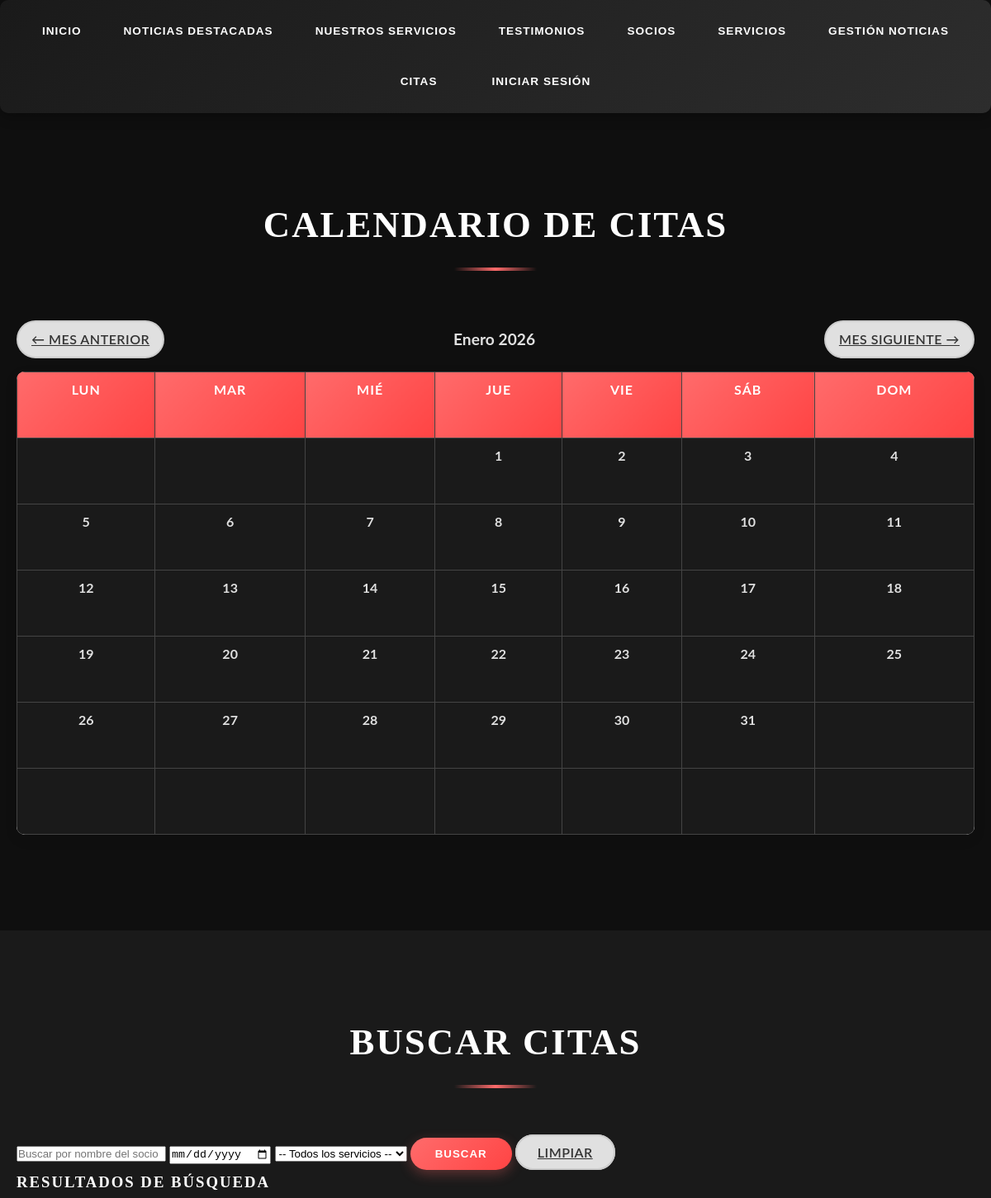
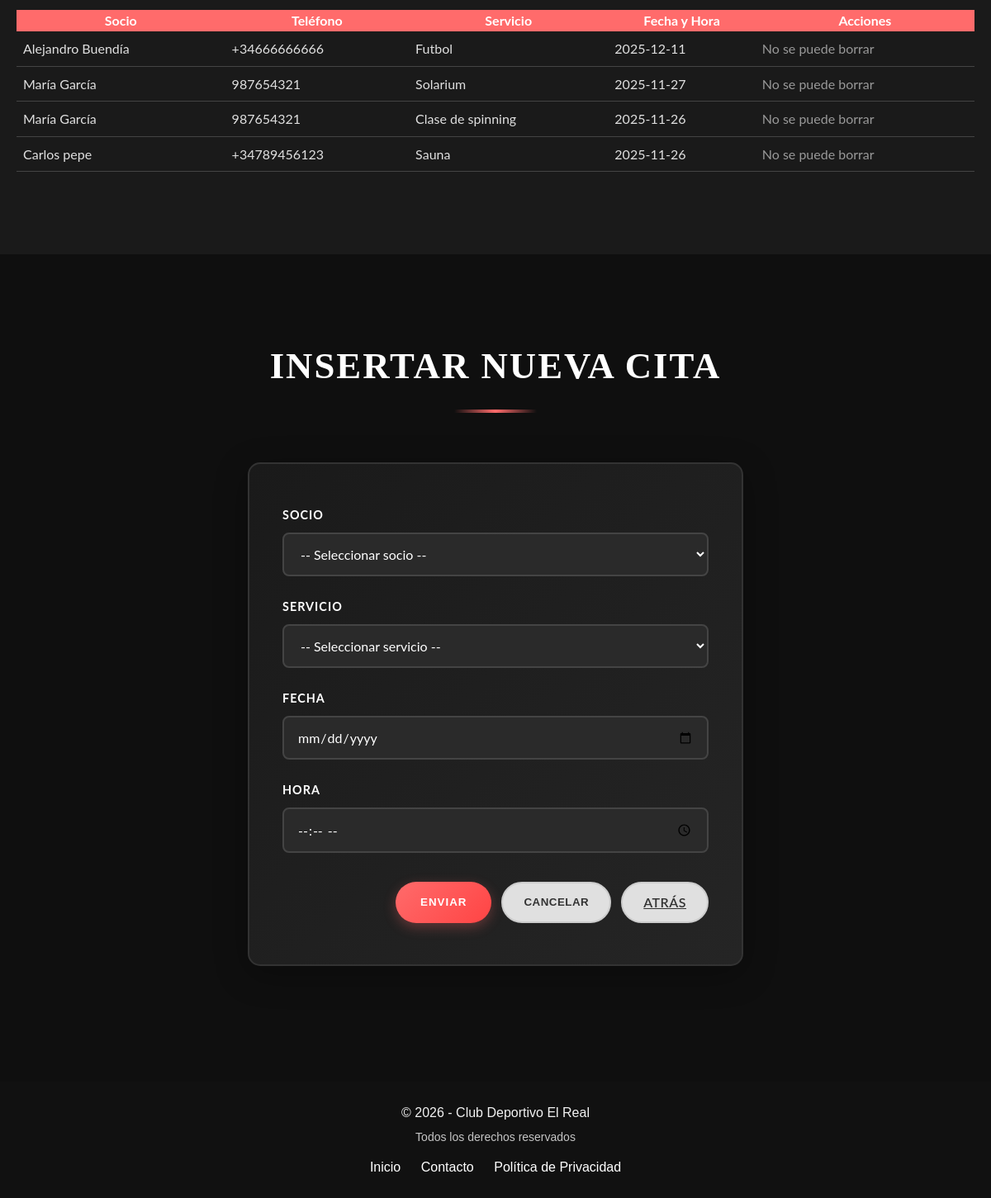
The app's page /app/cita.php (signed in) with its own data (2 pictures, top to bottom).
### tables this page shows
CREATE TABLE IF NOT EXISTS citas
(
    id INT AUTO_INCREMENT PRIMARY KEY,
    id_socio INT NOT NULL,
    id_servicio INT NOT NULL,
    fecha_cita DATE NOT NULL,
    hora_cita TIME NOT NULL, 
    FOREIGN KEY (id_socio) REFERENCES usuarios(id) 
        ON DELETE CASCADE,
    FOREIGN KEY (id_servicio) REFERENCES servicios(id) 
        ON DELETE CASCADE
);

CREATE TABLE
IF NOT EXISTS usuarios
(
    id INT AUTO_INCREMENT PRIMARY KEY,
    nombre VARCHAR(100) NOT NULL,
    edad INT,
    clave VARCHAR(255) NOT NULL,
    rol ENUM('socio','administrador', 'normal') NOT NULL DEFAULT 'socio',
    telefono VARCHAR(20) UNIQUE,
    foto VARCHAR(100),
    fecha_registro TIMESTAMP DEFAULT CURRENT_TIMESTAMP
);

CREATE TABLE IF NOT EXISTS servicios
(
    id INT AUTO_INCREMENT PRIMARY KEY,
    descripcion VARCHAR(255) NOT NULL,
    duracion INT NOT NULL,
    precio DECIMAL(10, 2) NOT NULL
);

### app/cita.php (the view, shortened to what this page needs)
<?php
require_once 'db_config.php';
try {
    $pdo = new PDO("mysql:host=$db_host;dbname=$db_name;charset=utf8mb4", $db_user, $db_password);
    $pdo->setAttribute(PDO::ATTR_ERRMODE, PDO::ERRMODE_EXCEPTION);
} catch (PDOException $e) {
    echo '<p class="error">❌ Error de conexión: ' . htmlspecialchars($e->getMessage()) . '</p>';
    exit;
}
$mes = isset($_GET['mes']) && is_numeric($_GET['mes']) ? (int)$_GET['mes'] : (int)date('m');
$año = isset($_GET['año']) && is_numeric($_GET['año']) ? (int)$_GET['año'] : (int)date('Y');
$citas_agrupadas = [];
?>
<!DOCTYPE html>
<html lang="es">
<head>
    <link rel="stylesheet" href="css/styles.css">
</head>
<body>
<?php include "menu.php"; menu(); ?>
<div class="container2">
    <main>
        <section id="calendario-citas">
            <div class="container">
                <h2>Calendario de Citas</h2>
                <div class="calendar-nav">
                    <a href="cita.php?mes=<?php echo $mes - 1; ?>&año=<?php echo $año; ?>" class="button button-secondary">← Mes Anterior</a>
                    <span style="font-size: 1.2rem; font-weight: bold;">
                        <?php
                        $meses_es = ['Enero','Febrero','Marzo','Abril','Mayo','Junio','Julio','Agosto','Septiembre','Octubre','Noviembre','Diciembre'];
                        echo $meses_es[$mes - 1] . ' ' . $año;
                        ?>
                    </span>
                    <a href="cita.php?mes=<?php echo $mes + 1; ?>&año=<?php echo $año; ?>" class="button button-secondary">Mes Siguiente →</a>
                </div>
<?php
$primer_dia = new DateTime("$año-" . str_pad($mes, 2, '0', STR_PAD_LEFT) . "-01");
$dias_en_mes = (int)$primer_dia->format('t');
$dia_semana_inicio = (int)$primer_dia->format('w');
echo '<table class="calendar">
    <thead>
        <tr>
            <th>Lun</th><th>Mar</th><th>Mié</th><th>Jue</th><th>Vie</th><th>Sáb</th><th>Dom</th>
        </tr>
    </thead>
    <tbody>';
$dia = 1;
for ($semana = 0; $semana < 6; $semana++) {
    echo '<tr>';
    for ($dow = 1; $dow <= 7; $dow++) {
        if (($semana === 0 && $dow < $dia_semana_inicio) || $dia > $dias_en_mes) {
            echo '<td class="otros-meses"></td>';
        } else {
            $fecha_actual = "$año-" . str_pad($mes, 2, '0', STR_PAD_LEFT) . "-" . str_pad($dia, 2, '0', STR_PAD_LEFT);
            $tiene_citas = isset($citas_agrupadas[$fecha_actual]);
            echo '<td ' . ($tiene_citas ? 'class="tiene-citas"' : '') . '>';
            echo '<div class="day-number">' . $dia . '</div>';
            echo '</td>';
            $dia++;
        }
    }
    echo '</tr>';
}
echo '</tbody></table>';
?>
            </div>
        </section>
        <section id="buscador-citas">
            <div class="container">
                <h2>Buscar Citas</h2>
                <form method="get" action="cita.php" id="formBuscador" class="search-form">
                    <input type="text" name="buscar_socio" placeholder="Buscar por nombre del socio" value="<?php echo htmlspecialchars($_GET['buscar_socio'] ?? ''); ?>">
                    <input type="date" name="buscar_fecha" value="<?php echo htmlspecialchars($_GET['buscar_fecha'] ?? ''); ?>">
                    <select name="buscar_servicio">
                        <option value="">-- Todos los servicios --</option>
                    </select>
                    <button type="submit" class="button button-primary">Buscar</button>
                    <a href="cita.php" class="button button-secondary">Limpiar</a>
                </form>
                <h3>Resultados de Búsqueda</h3>
<?php
$sql_busqueda = "SELECT c.*, u.nombre as socio, u.telefono, s.descripcion as servicio
                 FROM citas c
                 JOIN usuarios u ON c.id_socio = u.id
                 JOIN servicios s ON c.id_servicio = s.id
                 WHERE 1=1";
$params = [];
$sql_busqueda .= " ORDER BY c.fecha_cita DESC";
$stmt_busqueda = $pdo->prepare($sql_busqueda);
if ($params) $stmt_busqueda->execute($params);
else $stmt_busqueda = $pdo->query($sql_busqueda);
$resultados = $stmt_busqueda->fetchAll(PDO::FETCH_ASSOC);
if ($resultados) {
    echo '<table style="width:100%; border-collapse: collapse; margin-top: 1rem;">';
    echo '<tr style="background-color: #ff6b6b; color: white;"><th>Socio</th><th>Teléfono</th><th>Servicio</th><th>Fecha y Hora</th><th>Acciones</th></tr>';
    $hoy = date('Y-m-d');
    foreach ($resultados as $cita) {
        $fecha_cita = substr($cita['fecha_cita'], 0, 10);
        $puede_borrar = ($fecha_cita > $hoy) ? 1 : 0;
        echo '<tr style="border-bottom: 1px solid #444; padding: 0.5rem;">';
        echo '<td style="padding: 0.5rem;">' . htmlspecialchars($cita['socio']) . '</td>';
        echo '<td style="padding: 0.5rem;">' . htmlspecialchars($cita['telefono']) . '</td>';
        echo '<td style="padding: 0.5rem;">' . htmlspecialchars($cita['servicio']) . '</td>';
        echo '<td style="padding: 0.5rem;">' . htmlspecialchars($cita['fecha_cita']) . '</td>';
        echo '<td style="padding: 0.5rem;">';
        if ($puede_borrar) {
            echo '<a href="eliminar_cita.php?id=' . $cita['id'] . '" class="button button-small" onclick="return confirm(\'¿Seguro que deseas eliminar esta cita?\');">Borrar</a>';
        } else {
            echo '<span style="color: #999;">No se puede borrar</span>';
        }
        echo '</td></tr>';
    }
    echo '</table>';
} else if (!empty($_GET['buscar_socio']) || !empty($_GET['buscar_fecha']) || !empty($_GET['buscar_servicio'])) {
    echo '<p>No se encontraron citas con los criterios de búsqueda.</p>';
}
?>
            </div>
        </section>
        <section id="admin-citas">
            <div class="container">
                <h2>Insertar Nueva Cita</h2>
                <form action="procesar_cita.php" method="post" id="citaForm">
                    <div class="formulario">
                        <div class="form-group">
                            <label for="id_socio">Socio</label>
                            <select name="id_socio" id="id_socio">
                                <option value="">-- Seleccionar socio --</option>
                            </select>
                        </div>
                        <div class="form-group">
                            <label for="id_servicio">Servicio</label>
                            <select name="id_servicio" id="id_servicio">
                                <option value="">-- Seleccionar servicio --</option>
                            </select>
                        </div>
                        <div class="form-group">
                            <label for="fecha_cita">Fecha</label>
                            <input type="date" name="fecha_cita" id="fecha_cita"/>
                        </div>
                        <div class="form-group">
                            <label for="hora_cita">Hora</label>
                            <input type="time" name="hora_cita" id="hora_cita"/>
                        </div>
                        <div class="form-actions">
                            <button type="submit" class="button button-primary">Enviar</button>
                            <button type="reset" class="button button-secondary">Cancelar</button>
                            <a href="paginaPrincipal.php" class="button button-secondary">Atrás</a>
                        </div>
                    </div>
                </form>
            </div>
        </section>
    </main>
</div>
<?php include "footer.php"; pie(); ?>
</body>
</html>

### app/css/styles.css (style rules this page uses)
* { margin: 0; padding: 0; box-sizing: border-box; }
.container2 { min-height: 100%; display: flex; flex-direction: column; }
html, body { height: 100%; margin: 0; padding: 0; }
body { font-family: 'Lato', sans-serif; line-height: 1.6; background-color: #0f0f0f; color: #e0e0e0; min-height: 100vh; }
main { flex: 1; }
h1, h2, h3 { font-family: 'Playfair Display', serif; color: #ffffff; text-transform: uppercase; letter-spacing: 2px; }
.container { max-width: 1200px; margin: 0 auto; padding: 0 20px; }
section { padding: 100px 0; position: relative; }
section:nth-child(even) { background: #1a1a1a; }
section:nth-child(odd) { background: #0f0f0f; }
.services-section h2, .latest-news-section h2, .appointments-section h2, .contact-section h2, section h2 { text-align: center; font-size: 2.8rem; margin-bottom: 60px; position: relative; padding-bottom: 20px; }
section:nth-child(even) h2 { color: #ffffff; }
.services-section h2::after, .latest-news-section h2::after, section h2::after { content: ''; position: absolute; bottom: 0; left: 50%; transform: translateX(-50%); width: 100px; height: 4px; background: linear-gradient(90deg, transparent 0%, #ff6b6b 50%, transparent 100%); }
.formulario { background: linear-gradient(135deg, #1a1a1a 0%, #252525 100%); padding: 50px 40px; border-radius: 15px; box-shadow: 0 10px 40px rgba(0, 0, 0, 0.3); max-width: 600px; margin: 0 auto; border: 2px solid #333333; }
.formulario .form-group { margin-bottom: 25px; }
.formulario label { display: block; margin-bottom: 10px; font-weight: 700; color: #ffffff; text-transform: uppercase; font-size: 0.9rem; letter-spacing: 1px; }
.formulario input, .formulario select, .formulario textarea { width: 100%; padding: 14px 16px; border-radius: 8px; border: 2px solid #444444; font-size: 1rem; font-family: 'Lato', sans-serif; transition: all 0.3s ease; background-color: #2a2a2a; color: #ffffff; }
.form-actions { display: flex; gap: 12px; justify-content: flex-end; margin-top: 35px; }
.button-primary { background: linear-gradient(135deg, #ff6b6b 0%, #ff4444 100%); color: #fff; border: none; padding: 12px 30px; border-radius: 25px; font-weight: 700; text-transform: uppercase; letter-spacing: 1px; cursor: pointer; transition: all 0.3s ease; box-shadow: 0 5px 15px rgba(255, 107, 107, 0.3); }
.button-secondary { background-color: #e0e0e0; color: #333; border: 2px solid #ccc; padding: 10px 25px; border-radius: 25px; font-weight: 600; text-transform: uppercase; letter-spacing: 0.5px; cursor: pointer; transition: all 0.3s ease; }
.calendar { width: 100%; border-collapse: collapse; margin-bottom: 40px; background: #fff; border-radius: 10px; overflow: hidden; box-shadow: 0 5px 15px rgba(0, 0, 0, 0.1); }
.calendar th, .calendar td { border: 1px solid #e0e0e0; padding: 15px; text-align: center; font-weight: 500; }
.calendar th { background: linear-gradient(135deg, #ff6b6b 0%, #ff4444 100%); color: #fff; font-weight: 700; text-transform: uppercase; letter-spacing: 1px; }

### app/cita.php (style rules this page uses)
.calendar { width: 100%; margin: 1rem 0; border-collapse: collapse; }
.calendar th, .calendar td { border: 1px solid #444; padding: 0.5rem; text-align: center; height: 80px; vertical-align: top; background-color: #1a1a1a; color: #e0e0e0; }
.calendar th { background-color: #ff6b6b; color: white; font-weight: bold; }
.calendar td { position: relative; cursor: pointer; }
.calendar .day-number { font-weight: bold; margin-bottom: 0.3rem; }
.calendar .otros-meses { color: #666; }
.calendar-nav { display: flex; justify-content: space-between; align-items: center; margin-bottom: 1rem; }
.calendar-nav button, .calendar-nav a { padding: 0.5rem 1rem; }

### records on screen
citas: id_socio.nombre "Alejandro Buendía", id_socio.telefono "+34666666666", id_servicio.descripcion "Futbol", fecha_cita "2025-12-11", shows "No se puede borrar"
citas: id_socio.nombre "María García", id_socio.telefono "987654321", id_servicio.descripcion "Solarium", fecha_cita "2025-11-27", shows "No se puede borrar"
citas: id_socio.nombre "María García", id_socio.telefono "987654321", id_servicio.descripcion "Clase de spinning", fecha_cita "2025-11-26", shows "No se puede borrar"
citas: id_socio.nombre "Carlos pepe", id_socio.telefono "+34789456123", id_servicio.descripcion "Sauna", fecha_cita "2025-11-26", shows "No se puede borrar"

### other values on screen
$meses_es[$mes - 1] "Enero"
$año "2026"
